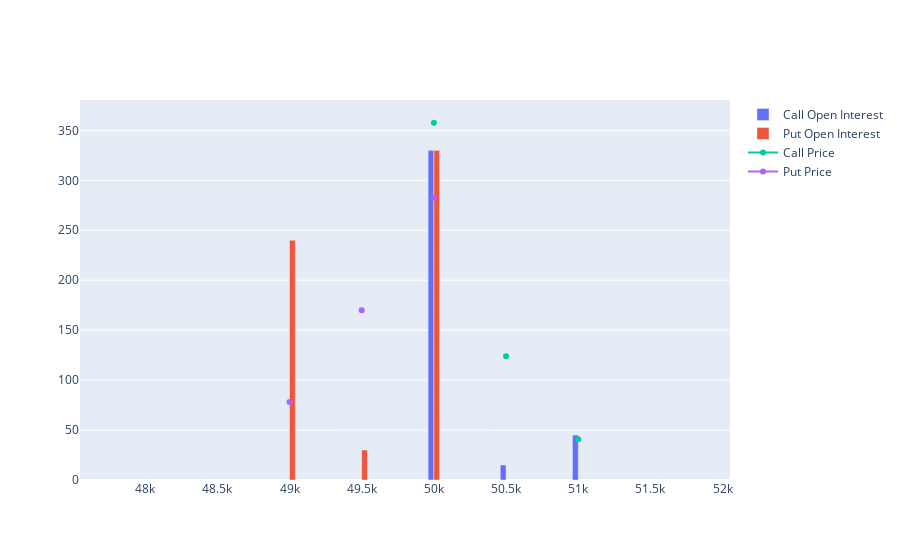

Source (notebook cell):
### Code cell
import plotly.graph_objs as go
from ipywidgets import Dropdown
from IPython.display import display

data_class = BSEOIFetch()
options = list(data_class.data_mapper["IO"].keys())
dropdown = Dropdown(options=options)
display(dropdown)

fig = go.FigureWidget()
data=data_class.fetch_data()
x=[item['Strike_Price'] for item in data]
y1=[item['C_Open_Interest'] for item in data]
y2=[item['Open_Interest'] for item in data]
y3=[item['C_Last_Trd_Price'] for item in data]
y4=[item['Last_Trd_Price'] for item in data]
fig=go.Figure()
fig.add_trace(go.Bar(x=x, y=y1, name='Call Open Interest'))
fig.add_trace(go.Bar(x=x, y=y2, name='Put Open Interest'))
fig.add_trace(go.Scatter(x=x, y=y3, name='Call Price', mode='lines+markers'))
fig.add_trace(go.Scatter(x=x, y=y4, name='Put Price', mode='lines+markers'))
fig.update_layout(barmode='group')
fig.show()

def update_graph(change):
    data = BSEOIFetch(change.new).fetch_data()
    x = [item['Strike_Price'] for item in data]
    y1 = [item['C_Open_Interest'] for item in data]
    y2 = [item['Open_Interest'] for item in data]
    y3 = [item['C_Last_Trd_Price'] for item in data]
    y4 = [item['Last_Trd_Price'] for item in data]
    fig.data[0].x = x
    fig.data[0].y = y1
    fig.data[1].x = x
    fig.data[1].y = y2
    fig.data[2].x = x
    fig.data[2].y = y3
    fig.data[3].x = x
    fig.data[3].y = y4

dropdown.observe(update_graph, names='value')

### Figure 1 — Plotly figure (JSON) as saved in the notebook; plotly's stock layout.template omitted (floating-point values rounded to 4 significant figures)
{"data": [{"name": "Call Open Interest", "type": "bar", "x": [47800, 47900, 48000, 48100, 48200, 48300, 48400, 48500, 48600, 48700, 48800, 48900, 49000, 49100, 49200, 49300, 49400, 49500, 49600, 49700, 49800, 49900, 50000, 50100, 50200, 50300, 50400, 50500, 50600, 50700, 50800, 50900, 51000, 51100, 51200, 51300, 51400, 51500, 51600, 51700, 51800], "y": [null, null, null, null, null, null, null, null, null, null, null, null, null, null, null, null, null, null, null, null, null, null, 330, null, null, null, null, 15, null, null, null, null, 45, null, null, null, null, null, null, null, null]}, {"name": "Put Open Interest", "type": "bar", "x": [47800, 47900, 48000, 48100, 48200, 48300, 48400, 48500, 48600, 48700, 48800, 48900, 49000, 49100, 49200, 49300, 49400, 49500, 49600, 49700, 49800, 49900, 50000, 50100, 50200, 50300, 50400, 50500, 50600, 50700, 50800, 50900, 51000, 51100, 51200, 51300, 51400, 51500, 51600, 51700, 51800], "y": [null, null, null, null, null, null, null, null, null, null, null, null, 240, null, null, null, null, 30, null, null, null, null, 330, null, null, null, null, null, null, null, null, null, null, null, null, null, null, null, null, null, null]}, {"mode": "lines+markers", "name": "Call Price", "type": "scatter", "x": [47800, 47900, 48000, 48100, 48200, 48300, 48400, 48500, 48600, 48700, 48800, 48900, 49000, 49100, 49200, 49300, 49400, 49500, 49600, 49700, 49800, 49900, 50000, 50100, 50200, 50300, 50400, 50500, 50600, 50700, 50800, 50900, 51000, 51100, 51200, 51300, 51400, 51500, 51600, 51700, 51800], "y": [null, null, null, null, null, null, null, null, null, null, null, null, null, null, null, null, null, null, null, null, null, null, 357.6, null, null, null, null, 124, null, null, null, null, 40.85, null, null, null, null, null, null, null, null]}, {"mode": "lines+markers", "name": "Put Price", "type": "scatter", "x": [47800, 47900, 48000, 48100, 48200, 48300, 48400, 48500, 48600, 48700, 48800, 48900, 49000, 49100, 49200, 49300, 49400, 49500, 49600, 49700, 49800, 49900, 50000, 50100, 50200, 50300, 50400, 50500, 50600, 50700, 50800, 50900, 51000, 51100, 51200, 51300, 51400, 51500, 51600, 51700, 51800], "y": [null, null, null, null, null, null, null, null, null, null, null, null, 78.05, null, null, null, null, 170, null, null, null, null, 282.5, null, null, null, null, null, null, null, null, null, null, null, null, null, null, null, null, null, null]}], "layout": {"autosize": true, "barmode": "group", "xaxis": {"autorange": true, "range": [47560.0, 52040.0], "type": "linear"}, "yaxis": {"autorange": true, "range": [0, 384.9], "type": "linear"}}}
